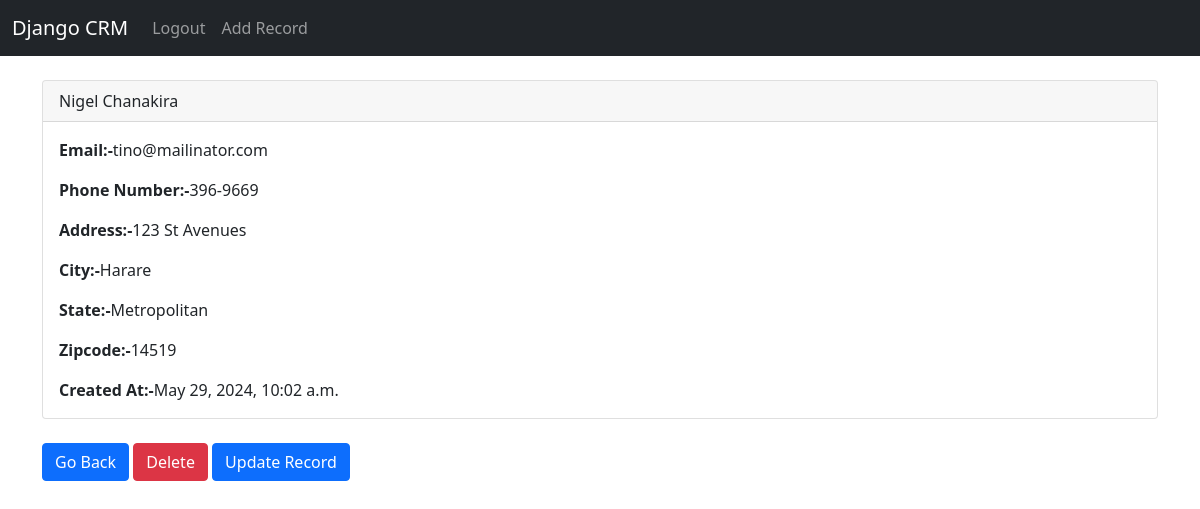
Screenshot of /record/3 (signed in) with the database file from the repository.
### website/models.py (models this page shows, shortened)
class Record(models.Model):
    created_at = models.DateTimeField(auto_now_add=True)
    first_name = models.CharField(max_length=50)
    last_name = models.CharField(max_length=50)
    email = models.CharField(max_length=100)
    phone = models.CharField(max_length=15)
    address = models.CharField(max_length=100)
    city = models.CharField(max_length=50)
    state = models.CharField(max_length=50)
    zipcode = models.CharField(max_length=20)

### website/views.py (the view)
# urls.py: path('record/<int:pk>',views.customer_record,name='record'),
def customer_record(request,pk):
    if request.user.is_authenticated:
        customer_record = Record.objects.get(id = pk)
        return render(request,'record.html',{'customer_record':customer_record})
    else:
        messages.success(request,'You must be logged in to view that page')
        return redirect('home')

### website/templates/record.html
{% extends 'base.html' %}
{% block content %}
<div class="card">
    <div class="card-header">
        {{customer_record.first_name}} {{customer_record.last_name}}
    </div>
    <div class="card-body">
      <p class="card-text"><strong>Email:-</strong>{{customer_record.email}}</p>
      <p class="card-text"><strong>Phone Number:-</strong>{{customer_record.phone}}</p>
      <p class="card-text"><strong>Address:-</strong>{{customer_record.address}}</p>
      <p class="card-text"><strong>City:-</strong>{{customer_record.city}} </p>
      <p class="card-text"><strong>State:-</strong>{{customer_record.state}}</p>
      <p class="card-text"><strong>Zipcode:-</strong>{{customer_record.zipcode}}</p>
      <p class="card-text"><strong>Created At:-</strong>{{customer_record.created_at}}</p>
    </div>
  </div>
  <br>
  <a href="{% url 'home'%}" class="btn btn-primary">Go Back</a>
  <a href="{% url 'delete-record' customer_record.id %}" class="btn btn-danger">Delete</a>
  <a href="{% url 'update-record' customer_record.id %}" class="btn btn-primary">Update Record</a>
{%endblock%}

### rows the page displays
Record: first_name "Nigel", last_name "Chanakira", email "tino@mailinator.com", phone "396-9669", address "123 St Avenues", city "Harare", state "Metropolitan", zipcode "14519", created_at "May 29, 2024, 10:02 a.m."
